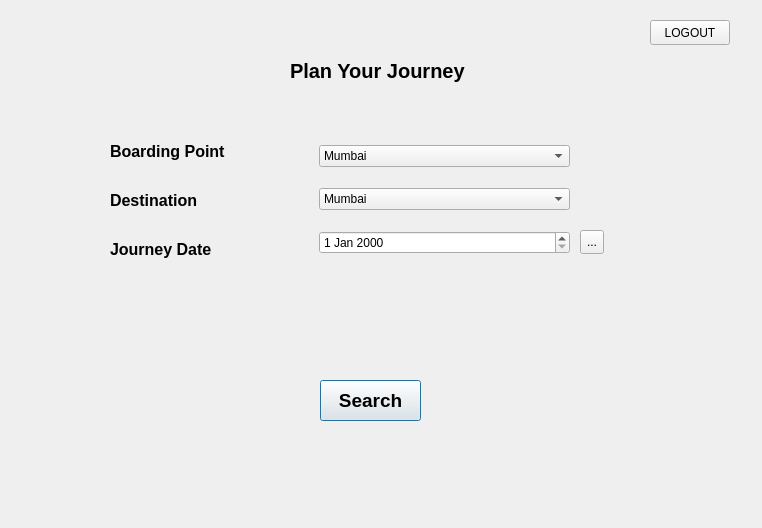
<?xml version="1.0" encoding="UTF-8"?>
<ui version="4.0">
 <class>JourneyDetDialog</class>
 <widget class="QDialog" name="JourneyDetDialog">
  <property name="geometry">
   <rect>
    <x>0</x>
    <y>0</y>
    <width>762</width>
    <height>528</height>
   </rect>
  </property>
  <property name="windowTitle">
   <string>Dialog</string>
  </property>
  <widget class="QPushButton" name="pushButton">
   <property name="geometry">
    <rect>
     <x>320</x>
     <y>380</y>
     <width>101</width>
     <height>41</height>
    </rect>
   </property>
   <property name="font">
    <font>
     <pointsize>14</pointsize>
     <weight>75</weight>
     <bold>true</bold>
    </font>
   </property>
   <property name="text">
    <string>Search</string>
   </property>
  </widget>
  <widget class="QLabel" name="label">
   <property name="geometry">
    <rect>
     <x>290</x>
     <y>40</y>
     <width>181</width>
     <height>61</height>
    </rect>
   </property>
   <property name="font">
    <font>
     <pointsize>15</pointsize>
     <weight>75</weight>
     <bold>true</bold>
    </font>
   </property>
   <property name="text">
    <string>Plan Your Journey</string>
   </property>
  </widget>
  <widget class="QWidget" name="verticalLayoutWidget">
   <property name="geometry">
    <rect>
     <x>110</x>
     <y>130</y>
     <width>171</width>
     <height>141</height>
    </rect>
   </property>
   <layout class="QVBoxLayout" name="verticalLayout">
    <item>
     <widget class="QLabel" name="label_3">
      <property name="font">
       <font>
        <pointsize>12</pointsize>
        <weight>75</weight>
        <bold>true</bold>
       </font>
      </property>
      <property name="text">
       <string>Boarding Point</string>
      </property>
     </widget>
    </item>
    <item>
     <widget class="QLabel" name="label_2">
      <property name="font">
       <font>
        <pointsize>12</pointsize>
        <weight>75</weight>
        <bold>true</bold>
       </font>
      </property>
      <property name="text">
       <string>Destination</string>
      </property>
     </widget>
    </item>
    <item>
     <widget class="QLabel" name="label_4">
      <property name="font">
       <font>
        <pointsize>12</pointsize>
        <weight>75</weight>
        <bold>true</bold>
       </font>
      </property>
      <property name="text">
       <string>Journey Date</string>
      </property>
     </widget>
    </item>
   </layout>
  </widget>
  <widget class="QWidget" name="verticalLayoutWidget_2">
   <property name="geometry">
    <rect>
     <x>319</x>
     <y>130</y>
     <width>251</width>
     <height>141</height>
    </rect>
   </property>
   <layout class="QVBoxLayout" name="verticalLayout_2">
    <item>
     <widget class="QComboBox" name="comboBox_from">
      <item>
       <property name="text">
        <string>Mumbai</string>
       </property>
      </item>
      <item>
       <property name="text">
        <string>Delhi</string>
       </property>
      </item>
      <item>
       <property name="text">
        <string>Chennai</string>
       </property>
      </item>
      <item>
       <property name="text">
        <string>Kolkata</string>
       </property>
      </item>
      <item>
       <property name="text">
        <string>Bangalore</string>
       </property>
      </item>
     </widget>
    </item>
    <item>
     <widget class="QComboBox" name="comboBox_to">
      <item>
       <property name="text">
        <string>Mumbai</string>
       </property>
      </item>
      <item>
       <property name="text">
        <string>Delhi</string>
       </property>
      </item>
      <item>
       <property name="text">
        <string>Chennai</string>
       </property>
      </item>
      <item>
       <property name="text">
        <string>Kolkata</string>
       </property>
      </item>
      <item>
       <property name="text">
        <string>Bangalore</string>
       </property>
      </item>
     </widget>
    </item>
    <item>
     <widget class="QDateEdit" name="dateEdit">
      <property name="enabled">
       <bool>true</bool>
      </property>
     </widget>
    </item>
   </layout>
  </widget>
  <widget class="QPushButton" name="pushButton_2">
   <property name="geometry">
    <rect>
     <x>650</x>
     <y>20</y>
     <width>80</width>
     <height>25</height>
    </rect>
   </property>
   <property name="text">
    <string>LOGOUT</string>
   </property>
  </widget>
  <widget class="QToolButton" name="toolButton">
   <property name="geometry">
    <rect>
     <x>580</x>
     <y>230</y>
     <width>24</width>
     <height>24</height>
    </rect>
   </property>
   <property name="text">
    <string>...</string>
   </property>
  </widget>
 </widget>
 <resources/>
 <connections/>
</ui>
